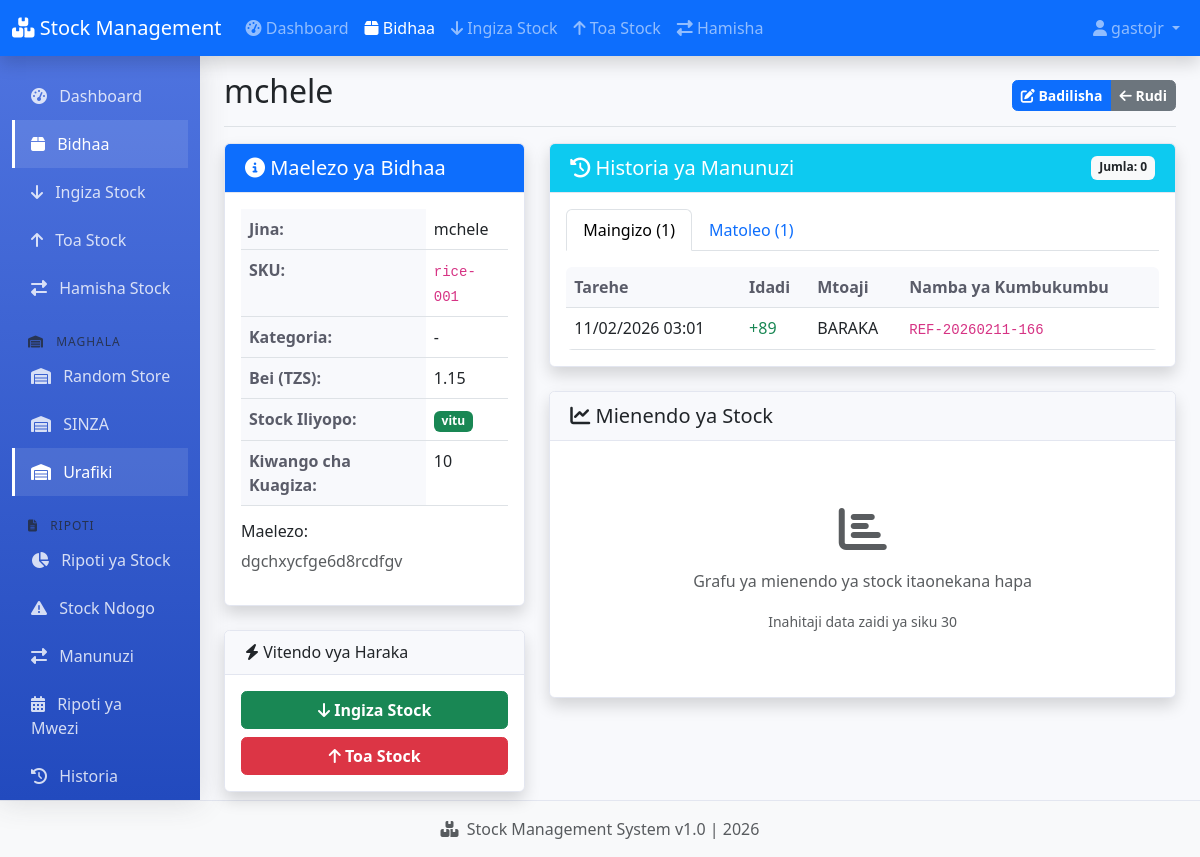
Page /products/1/ (signed in) on the earlier database version.
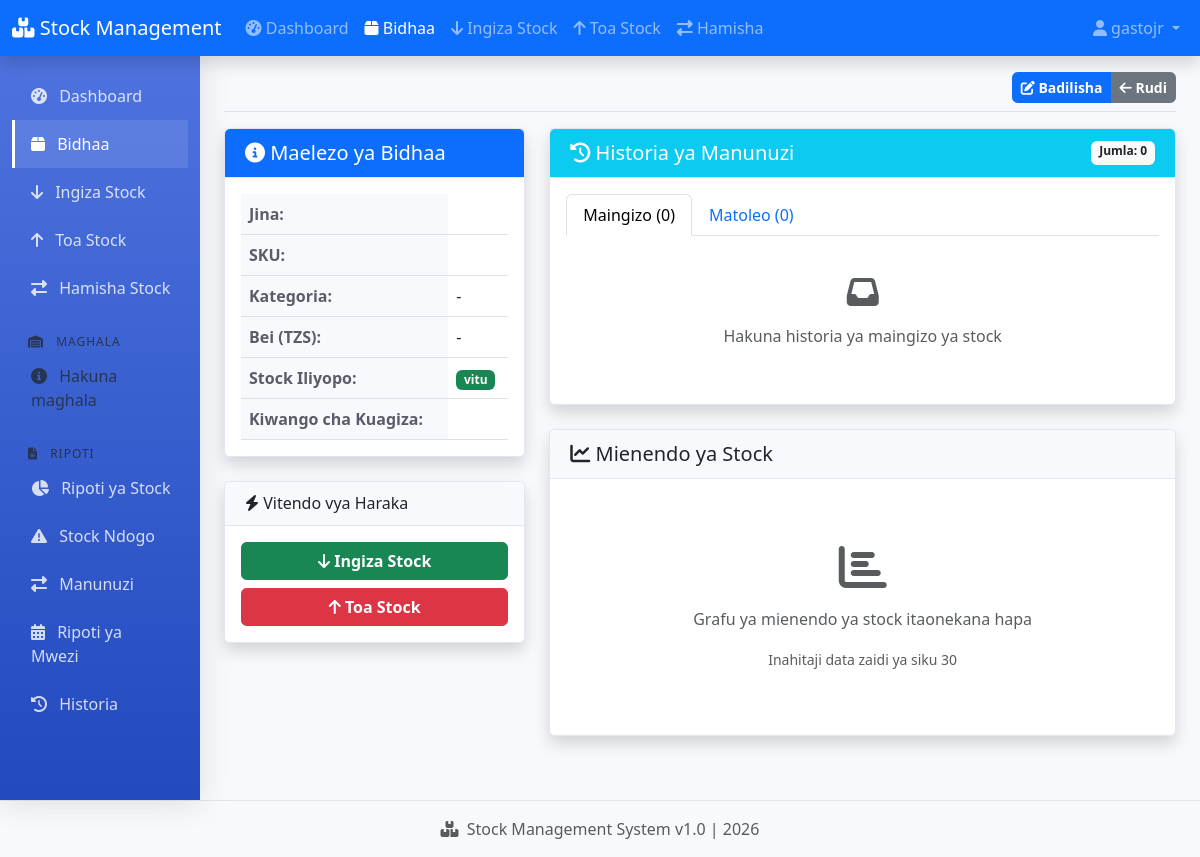
Same page on the later database version.
### warehouse/models.py (models this page shows, shortened)
class Warehouse(models.Model):
    name = models.CharField(max_length=200)
    code = models.CharField(max_length=20, unique=True, blank=True, null=True)
    location = models.CharField(max_length=300, blank=True)
    manager = models.ForeignKey(User, on_delete=models.SET_NULL, null=True, blank=True)
    is_active = models.BooleanField(default=True)  # <-- IMENGEZWA!
    class Meta:
        ordering = ['name']

class Product(models.Model):
    name = models.CharField(max_length=200)
    sku = models.CharField(max_length=50, unique=True)
    category = models.ForeignKey(Category, on_delete=models.SET_NULL, null=True, blank=True)
    description = models.TextField(blank=True)
    unit_price = models.DecimalField(max_digits=10, decimal_places=2, default=0)
    reorder_level = models.IntegerField(default=10)
    is_active = models.BooleanField(default=True)  # <-- IMENGEZWA!
    class Meta:
        ordering = ['name']
    def get_stock_by_warehouse(self, warehouse):
        total_in = StockIn.objects.filter(
            product=self,
            warehouse=warehouse
        ).aggregate(total=Sum('quantity'))['total'] or 0
        total_out = StockOut.objects.filter(
            product=self,
            warehouse=warehouse
        ).aggregate(total=Sum('quantity'))['total'] or 0
        return total_in - total_out
    def get_total_stock(self):
        total_in = StockIn.objects.filter(product=self).aggregate(
            total=Sum('quantity')
        )['total'] or 0
        total_out = StockOut.objects.filter(product=self).aggregate(
            total=Sum('quantity')
        )['total'] or 0
        return total_in - total_out

class StockIn(models.Model):
    product = models.ForeignKey(Product, on_delete=models.CASCADE, related_name='stockins')
    warehouse = models.ForeignKey(Warehouse, on_delete=models.CASCADE, related_name='stockins')
    quantity = models.IntegerField()
    supplier = models.CharField(max_length=200)
    reference_no = models.CharField(max_length=100, unique=True)
    date_received = models.DateTimeField(default=timezone.now)
    received_by = models.ForeignKey(User, on_delete=models.SET_NULL, null=True, blank=True)
    notes = models.TextField(blank=True)
    class Meta:
        ordering = ['-date_received']

### warehouse/views.py (the view)
# urls.py: path('products/<int:pk>/', views.product_detail, name='product_detail'),
@login_required(login_url='/admin/login/')
def product_detail(request, pk):
    try:
        product = get_object_or_404(Product, pk=pk)
        warehouses = Warehouse.objects.all()
        stock_by_warehouse = []
        for warehouse in warehouses:
            stock = product.get_stock_by_warehouse(warehouse)
            stock_by_warehouse.append({
                'warehouse': warehouse,
                'stock': stock,
                'status': 'out' if stock <= 0 else 'low' if stock <= product.reorder_level else 'ok'
            })
        stockins = StockIn.objects.filter(product=product).select_related('warehouse').order_by('-date_received')[:20]
        stockouts = StockOut.objects.filter(product=product).select_related('warehouse').order_by('-date_issued')[:20]
        context = {
            'product': product,
            'stock_by_warehouse': stock_by_warehouse,
            'total_stock': product.get_total_stock(),
            'stockins': stockins,
            'stockouts': stockouts,
            'warehouses': warehouses,
        }
    except Exception as e:
        print(f"Product detail error: {e}")
        context = {
            'product': None,
            'stock_by_warehouse': [],
            'total_stock': 0,
            'stockins': [],
            'stockouts': [],
            'warehouses': [],
        }
    return render(request, 'warehouse/products/detail.html', context)

### warehouse/context_processors.py (called while the page is built)
def warehouses(request):
    return {
        'warehouses': Warehouse.objects.all().order_by('id', 'name')
    }

### warehouse/templates/warehouse/products/detail.html (shortened to what the changed rows need)
{% extends 'warehouse/base.html' %}
{% block page_title %}{{ product.name }}{% endblock %}
{% block page_actions %}
<div class="btn-group">
</div>
{% endblock %}
{% block content %}
<div class="row">
    <div class="col-md-4">
        <div class="card shadow mb-4">
            <div class="card-body">
                <table class="table table-sm">
                    <tr>
                        <th>Jina:</th>
                        <td>{{ product.name }}</td>
                    </tr>
                    <tr>
                        <th>SKU:</th>
                        <td><code>{{ product.sku }}</code></td>
                    </tr>
                    <tr>
                        <th>Kategoria:</th>
                        <td>{{ product.category.name|default:"-" }}</td>
                    </tr>
                    <tr>
                        <th>Bei (TZS):</th>
                        <td>{{ product.unit_price|default:"-" }}</td>
                    </tr>
                    <tr>
                        <th>Stock Iliyopo:</th>
                    </tr>
                    <tr>
                        <th>Kiwango cha Kuagiza:</th>
                        <td>{{ product.reorder_level }}</td>
                    </tr>
                </table>
                {% if product.description %}
                <div class="mt-3">
                    <h6>Maelezo:</h6>
                    <p class="text-muted">{{ product.description }}</p>
                </div>
                {% endif %}
            </div>
        </div>
    </div>
    <div class="col-md-8">
        <div class="card shadow mb-4">
            <div class="card-body">
                <ul class="nav nav-tabs" id="historyTab" role="tablist">
                    <li class="nav-item" role="presentation">
                        <button class="nav-link active" id="stockin-tab" data-bs-toggle="tab"
                                data-bs-target="#stockin" type="button">
                            Maingizo ({{ stockins|length }})
                        </button>
                    </li>
                    <li class="nav-item" role="presentation">
                        <button class="nav-link" id="stockout-tab" data-bs-toggle="tab"
                                data-bs-target="#stockout" type="button">
                            Matoleo ({{ stockouts|length }})
                        </button>
                    </li>
                </ul>
                <div class="tab-content mt-3" id="historyTabContent">
                    <div class="tab-pane fade show active" id="stockin">
                        {% if stockins %}
                        <div class="table-responsive">
                            <table class="table table-sm">
                                <thead>
                                    <tr>
                                        <th>Tarehe</th>
                                        <th>Idadi</th>
                                        <th>Mtoaji</th>
                                        <th>Namba ya Kumbukumbu</th>
                                    </tr>
                                </thead>
                                <tbody>
                                    {% for stockin in stockins %}
                                    <tr>
                                        <td>{{ stockin.date_received|date:"d/m/Y H:i" }}</td>
                                        <td class="text-success">+{{ stockin.quantity }}</td>
                                        <td>{{ stockin.supplier|default:"-" }}</td>
                                        <td><code>{{ stockin.reference_no }}</code></td>
                                    </tr>
                                    {% endfor %}
                                </tbody>
                            </table>
                        </div>
                        {% else %}
                        <div class="text-center py-4">
                            <i class="fas fa-inbox fa-2x text-muted mb-3"></i>
                            <p class="text-muted">Hakuna historia ya maingizo ya stock</p>
                        </div>
                        {% endif %}
                    </div>
                </div>
            </div>
        </div>
    </div>
</div>
{% endblock %}

### warehouse/templates/warehouse/base.html (shortened to what the changed rows need)
<!DOCTYPE html>
<html lang="sw">
<head>
    <link href="https://cdn.jsdelivr.net/npm/bootstrap@5.3.0-alpha1/dist/css/bootstrap.min.css" rel="stylesheet">
    <link rel="stylesheet" href="https://cdnjs.cloudflare.com/ajax/libs/font-awesome/6.4.0/css/all.min.css">
    {% load static %}
    <link rel="stylesheet" href="{% static 'css/style.css' %}">
</head>
<body>
    <div class="container-fluid">
        <div class="row">
            <nav id="sidebar" class="col-md-3 col-lg-2 d-md-block bg-light sidebar">
                <div class="position-sticky pt-3">
                    <ul class="nav flex-column">
                        {% for warehouse in warehouses %}
                        <li class="nav-item">
                            <a class="nav-link {% if warehouse.id|stringformat:'i' in request.path %}active{% endif %}"
                               href="{% url 'warehouse_stock' warehouse.id %}">
                                <i class="fas fa-warehouse me-2"></i> {{ warehouse.name }}
                            </a>
                        </li>
                        {% empty %}
                        <li class="nav-item">
                            <span class="nav-link text-muted">
                                <i class="fas fa-info-circle me-2"></i> Hakuna maghala
                            </span>
                        </li>
                        {% endfor %}
                    </ul>
                </div>
            </nav>
            <main class="col-md-9 ms-sm-auto col-lg-10 px-md-4">
                <div class="d-flex justify-content-between flex-wrap flex-md-nowrap align-items-center pt-3 pb-2 mb-3 border-bottom">
                    <h1 class="h2">{% block page_title %}Dashboard{% endblock %}</h1>
                    <div class="btn-toolbar mb-2 mb-md-0">
                        {% block page_actions %}{% endblock %}
                    </div>
                </div>
                {% block content %}
                {% endblock %}
            </main>
        </div>
    </div>
    {% load static %}
</body>
</html>

Differences in the rows shown:
removed Warehouse: name "Random Store"
no longer on this page (row edited): Warehouse: name "SINZA"
no longer on this page (row edited): Warehouse: name "Urafiki"
removed Product: name "mchele", sku "rice-001", category.name "-", unit_price "1.15", reorder_level "10", description "dgchxycfge6d8rcdfgv"
removed StockIn: date_received "11/02/2026 03:01", quantity "89", supplier "BARAKA", reference_no "REF-20260211-166"
Other differences:
{{ product.category.name|default:"-" }}: (not shown) → "-"
{{ product.unit_price|default:"-" }}: (not shown) → "-"
{{ stockins|length }}: "1" → "0"
{{ stockouts|length }}: "1" → "0"
text no longer shown: "Maelezo: Tarehe Idadi Mtoaji Namba ya Kumbukumbu"
text now shown: "Hakuna maghala Hakuna historia ya maingizo ya stock"
